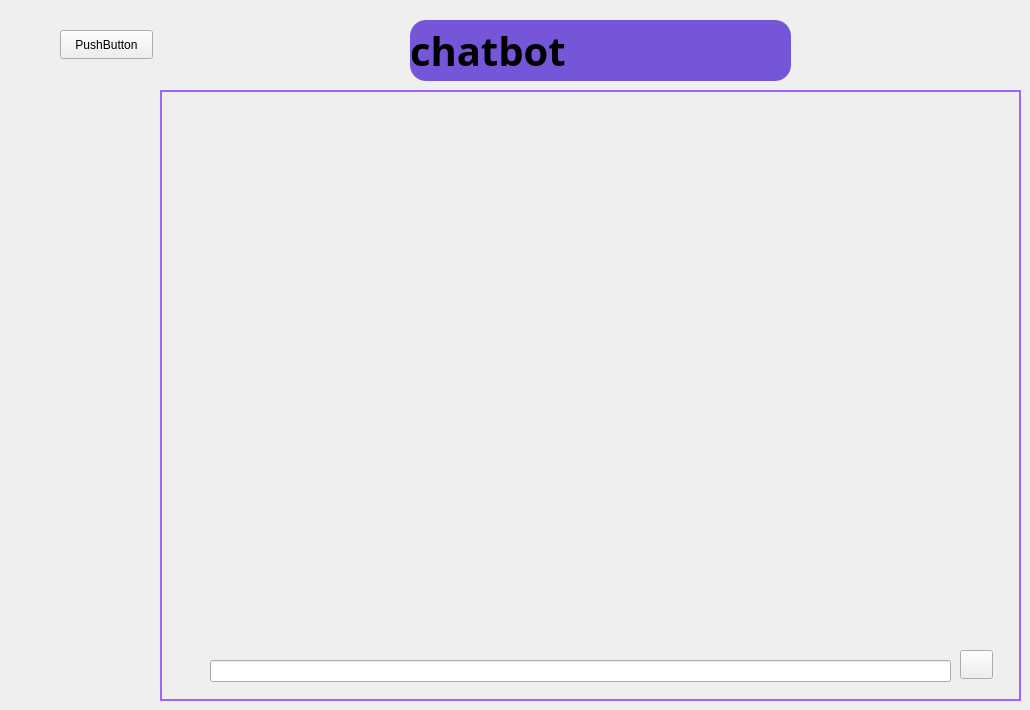
    <widget class="QWidget" name="page_25">
     <widget class="QLabel" name="title_label_30">
      <property name="geometry">
       <rect>
        <x>410</x>
        <y>20</y>
        <width>381</width>
        <height>61</height>
       </rect>
      </property>
      <property name="font">
       <font>
        <family>Script MT Bold</family>
        <pointsize>30</pointsize>
        <weight>75</weight>
        <bold>true</bold>
       </font>
      </property>
      <property name="styleSheet">
       <string notr="true">background-color:#7556d8;
border-radius:16px;</string>
      </property>
      <property name="text">
       <string>chatbot</string>
      </property>
     </widget>
     <widget class="QLabel" name="label_282">
      <property name="geometry">
       <rect>
        <x>160</x>
        <y>90</y>
        <width>861</width>
        <height>611</height>
       </rect>
      </property>
      <property name="styleSheet">
       <string notr="true">border: 2px solid #9e65ff;</string>
      </property>
      <property name="text">
       <string/>
      </property>
     </widget>
     <widget class="QLineEdit" name="lineEdit_79">
      <property name="geometry">
       <rect>
        <x>210</x>
        <y>660</y>
        <width>741</width>
        <height>22</height>
       </rect>
      </property>
      <property name="styleSheet">
       <string notr="true">QLineEdit:focus{
border: 1px solid #010002;
background-color:#343155;
}</string>
      </property>
     </widget>
     <widget class="QPushButton" name="SendButton_4">
      <property name="geometry">
       <rect>
        <x>960</x>
        <y>650</y>
        <width>33</width>
        <height>29</height>
       </rect>
      </property>
      <property name="text">
       <string/>
      </property>
      <property name="icon">
       <iconset>
        <normaloff>:/images/search.png</normaloff>:/images/search.png</iconset>
      </property>
     </widget>
     <widget class="QPushButton" name="designButton_4">
      <property name="geometry">
       <rect>
        <x>60</x>
        <y>30</y>
        <width>93</width>
        <height>29</height>
       </rect>
      </property>
      <property name="text">
       <string>PushButton</string>
      </property>
     </widget>
    </widget>
